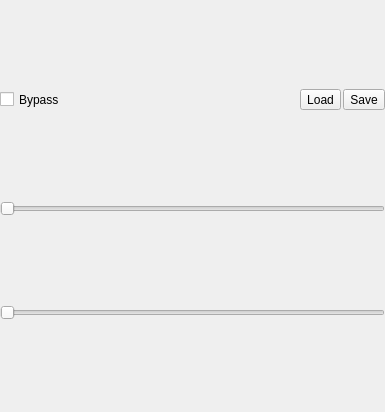
<?xml version="1.0" encoding="UTF-8"?>
<ui version="4.0">
 <class>Compressor_widget</class>
 <widget class="QWidget" name="Compressor_widget">
  <property name="geometry">
   <rect>
    <x>0</x>
    <y>0</y>
    <width>385</width>
    <height>412</height>
   </rect>
  </property>
  <property name="windowTitle">
   <string>Radium Compressor</string>
  </property>
  <layout class="QVBoxLayout" name="verticalLayout">
   <property name="spacing">
    <number>0</number>
   </property>
   <property name="margin">
    <number>0</number>
   </property>
   <item>
    <layout class="QHBoxLayout" name="horizontalLayout">
     <property name="spacing">
      <number>2</number>
     </property>
     <property name="sizeConstraint">
      <enum>QLayout::SetFixedSize</enum>
     </property>
     <property name="bottomMargin">
      <number>2</number>
     </property>
     <item>
      <widget class="QCheckBox" name="bypass">
       <property name="sizePolicy">
        <sizepolicy hsizetype="Minimum" vsizetype="Minimum">
         <horstretch>0</horstretch>
         <verstretch>0</verstretch>
        </sizepolicy>
       </property>
       <property name="text">
        <string>Bypass</string>
       </property>
      </widget>
     </item>
     <item>
      <widget class="QToolButton" name="load_button">
       <property name="sizePolicy">
        <sizepolicy hsizetype="Fixed" vsizetype="Fixed">
         <horstretch>0</horstretch>
         <verstretch>0</verstretch>
        </sizepolicy>
       </property>
       <property name="text">
        <string>Load</string>
       </property>
      </widget>
     </item>
     <item>
      <widget class="QToolButton" name="save_button">
       <property name="sizePolicy">
        <sizepolicy hsizetype="Fixed" vsizetype="Fixed">
         <horstretch>0</horstretch>
         <verstretch>0</verstretch>
        </sizepolicy>
       </property>
       <property name="text">
        <string>Save</string>
       </property>
      </widget>
     </item>
    </layout>
   </item>
   <item>
    <widget class="QSlider" name="attack_slider">
     <property name="maximum">
      <number>1000</number>
     </property>
     <property name="orientation">
      <enum>Qt::Horizontal</enum>
     </property>
    </widget>
   </item>
   <item>
    <widget class="QSlider" name="release_slider">
     <property name="maximum">
      <number>1000</number>
     </property>
     <property name="orientation">
      <enum>Qt::Horizontal</enum>
     </property>
    </widget>
   </item>
  </layout>
 </widget>
 <resources/>
 <connections/>
</ui>
